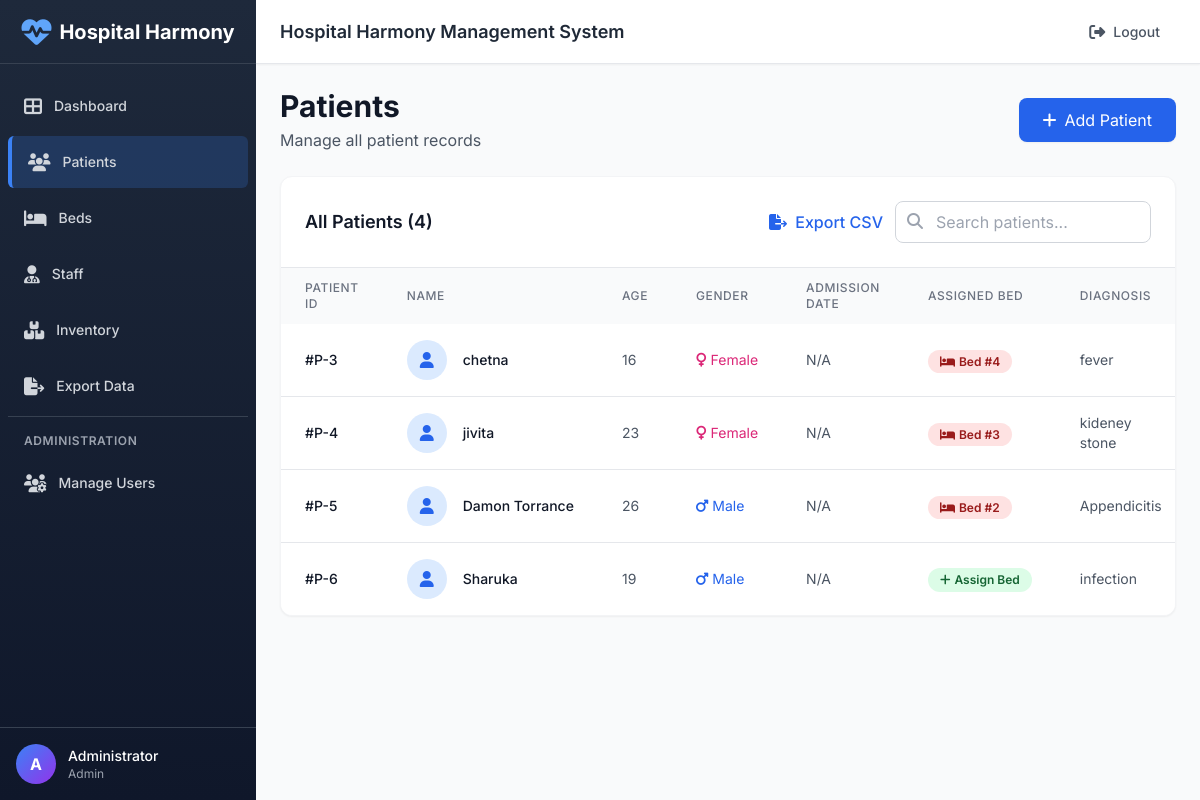
The app's page /patients (signed in) with its own data.
### tables this page shows
CREATE TABLE patients (
    id INTEGER PRIMARY KEY AUTOINCREMENT,
    name TEXT NOT NULL,
    age INTEGER,
    gender TEXT,
    admission_reason TEXT,
    bed_id INTEGER, status TEXT DEFAULT 'Stable',
    FOREIGN KEY(bed_id) REFERENCES beds(id)
);

### app.py (the view)
@app.route('/patients')
@login_required
@role_required('patients')
def patients():
    db = get_db(); cur = db.cursor()
    cur.execute('SELECT * FROM patients')
    rows = cur.fetchall()
    cur.execute('SELECT COUNT(*) FROM beds')
    total_beds = cur.fetchone()[0]
    cur.execute("SELECT COUNT(*) FROM beds WHERE status='occupied'")
    occupied = cur.fetchone()[0]
    cur.execute('SELECT COUNT(*) FROM staff')
    staff_count = cur.fetchone()[0]
    cur.execute('SELECT SUM(quantity) FROM inventory')
    total_items = cur.fetchone()[0] or 0
    return render_template('patients.html',
                         patients=rows,
                         total_beds=total_beds,
                         occupied=occupied,
                         staff=staff_count,
                         total_items=total_items)

### app.py (called while the page is built)
def login_required(f):
    @wraps(f)
    def wrapped(*args, **kwargs):
        if 'user_id' not in session:
            flash('Please login to access this page', 'danger')
            return redirect(url_for('login'))
        return f(*args, **kwargs)
    return wrapped

def role_required(*allowed_permissions):
    def decorator(f):
        @wraps(f)
        def wrapped(*args, **kwargs):
            if 'user_id' not in session:
                flash('Please login to access this page', 'danger')
                return redirect(url_for('login'))
            user_role = session.get('role')
            user_permissions = ROLE_PERMISSIONS.get(user_role, [])
            if not any(perm in user_permissions for perm in allowed_permissions):
                flash('You do not have permission to access this page', 'danger')
                return redirect(url_for('index'))
            return f(*args, **kwargs)
        return wrapped
    return decorator

@app.context_processor
def inject_permissions():
    if 'role' in session:
        return {
            'user_permissions': ROLE_PERMISSIONS.get(session['role'], []),
            'user_role': session.get('role'),
            'user_name': session.get('full_name')
        }
    return {'user_permissions': [], 'user_role': None, 'user_name': None}

### database.py (called while the page is built)
def get_db():
    global _conn
    if _conn is None:
        _conn = sqlite3.connect(DB_PATH, check_same_thread=False)
        _conn.row_factory = sqlite3.Row
    return _conn

### templates/patients.html (shortened to what this page needs)
{% extends "layout.html" %}
{% block content %}
<div class="flex items-center justify-between mb-6">
    <div>
        <h1 class="text-3xl font-bold text-gray-900">Patients</h1>
        <p class="text-gray-600 mt-1">Manage all patient records</p>
    </div>
    <button onclick="document.getElementById('addModal').classList.remove('hidden')" class="bg-blue-600 hover:bg-blue-700 text-white px-6 py-2.5 rounded-lg flex items-center transition shadow-sm">
        <i class="fas fa-plus mr-2"></i>
        Add Patient
    </button>
</div>
<div class="bg-white rounded-xl shadow-sm border border-gray-100 overflow-hidden">
    <div class="p-6 border-b border-gray-200">
        <div class="flex items-center justify-between">
            <h3 class="text-lg font-semibold text-gray-900">All Patients ({{ patients|length }})</h3>
            <div class="flex items-center space-x-3">
                <a href="/export/patients" class="text-blue-600 hover:text-blue-700 font-medium">
                    <i class="fas fa-file-export mr-1"></i> Export CSV
                </a>
                <div class="relative w-64">
                    <input type="search" id="searchInput" placeholder="Search patients..." class="w-full pl-10 pr-4 py-2 border border-gray-300 rounded-lg focus:ring-2 focus:ring-blue-500 focus:border-transparent" onkeyup="searchTable()">
                    <i class="fas fa-search absolute left-3 top-3 text-gray-400"></i>
                </div>
            </div>
        </div>
    </div>
    <div class="overflow-x-auto">
        <table class="w-full" id="patientsTable">
            <thead class="bg-gray-50">
                <tr>
                    <th class="px-6 py-3 text-left text-xs font-medium text-gray-500 uppercase tracking-wider">Patient ID</th>
                    <th class="px-6 py-3 text-left text-xs font-medium text-gray-500 uppercase tracking-wider">Name</th>
                    <th class="px-6 py-3 text-left text-xs font-medium text-gray-500 uppercase tracking-wider">Age</th>
                    <th class="px-6 py-3 text-left text-xs font-medium text-gray-500 uppercase tracking-wider">Gender</th>
                    <th class="px-6 py-3 text-left text-xs font-medium text-gray-500 uppercase tracking-wider">Admission Date</th>
                    <th class="px-6 py-3 text-left text-xs font-medium text-gray-500 uppercase tracking-wider">Assigned Bed</th>
                    <th class="px-6 py-3 text-left text-xs font-medium text-gray-500 uppercase tracking-wider">Diagnosis</th>
                </tr>
            </thead>
            <tbody class="bg-white divide-y divide-gray-200">
                {% if patients %}
                    {% for p in patients %}
                    <tr class="hover:bg-gray-50 transition">
                        <td class="px-6 py-4 whitespace-nowrap text-sm font-medium text-gray-900">#P-{{ p['id'] }}</td>
                        <td class="px-6 py-4 whitespace-nowrap">
                            <div class="flex items-center">
                                <div class="flex-shrink-0 h-10 w-10 bg-blue-100 rounded-full flex items-center justify-center">
                                    <i class="fas fa-user text-blue-600"></i>
                                </div>
                                <div class="ml-4">
                                    <div class="text-sm font-medium text-gray-900">{{ p['name'] }}</div>
                                </div>
                            </div>
                        </td>
                        <td class="px-6 py-4 whitespace-nowrap text-sm text-gray-600">{{ p['age'] if p['age'] else 'N/A' }}</td>
                        <td class="px-6 py-4 whitespace-nowrap text-sm text-gray-600">
                            {% if p['gender'] == 'Male' %}
                                <span class="text-blue-600"><i class="fas fa-mars mr-1"></i>{{ p['gender'] }}</span>
                            {% elif p['gender'] == 'Female' %}
                                <span class="text-pink-600"><i class="fas fa-venus mr-1"></i>{{ p['gender'] }}</span>
                            {% else %}
                                {{ p['gender'] if p['gender'] else 'N/A' }}
                            {% endif %}
                        </td>
                        <td class="px-6 py-4 whitespace-nowrap text-sm text-gray-600">
                            {{ p['admission_date'] if p['admission_date'] else 'N/A' }}
                        </td>
                        <td class="px-6 py-4 whitespace-nowrap">
                            {% if p['bed_id'] %}
                                <span class="px-3 py-1 text-xs font-semibold rounded-full bg-red-100 text-red-800">
                                    <i class="fas fa-bed mr-1"></i>Bed #{{ p['bed_id'] }}
                                </span>
                            {% else %}
                                <a href="/patients/assign/{{ p['id'] }}" class="px-3 py-1 text-xs font-semibold rounded-full bg-green-100 text-green-800 hover:bg-green-200 transition inline-block">
                                    <i class="fas fa-plus mr-1"></i>Assign Bed
                                </a>
                            {% endif %}
                        </td>
                        <td class="px-6 py-4 text-sm text-gray-600">{{ p['admission_reason'] if p['admission_reason'] else 'N/A' }}</td>
                    </tr>
                    {% endfor %}
                {% endif %}
            </tbody>
        </table>
    </div>
</div>
{% endblock %}

### templates/layout.html (style rules this page uses)
* { font-family: 'Inter', sans-serif; }

### records on screen
patients: id "3", name "chetna", age "16", gender "Female", p "N/A", bed_id "4", admission_reason "fever"
patients: id "4", name "jivita", age "23", gender "Female", p "N/A", bed_id "3", admission_reason "kideney stone"
patients: id "5", name "Damon Torrance", age "26", gender "Male", p "N/A", bed_id "2", admission_reason "Appendicitis"
patients: id "6", name "Sharuka", age "19", gender "Male", p "N/A", admission_reason "infection"

### other values on screen
{{ user_name[0] if user_name else 'U' }} "A"
{{ user_name }} "Administrator"
{{ user_role }} "Admin"
{{ patients|length }} "4"
